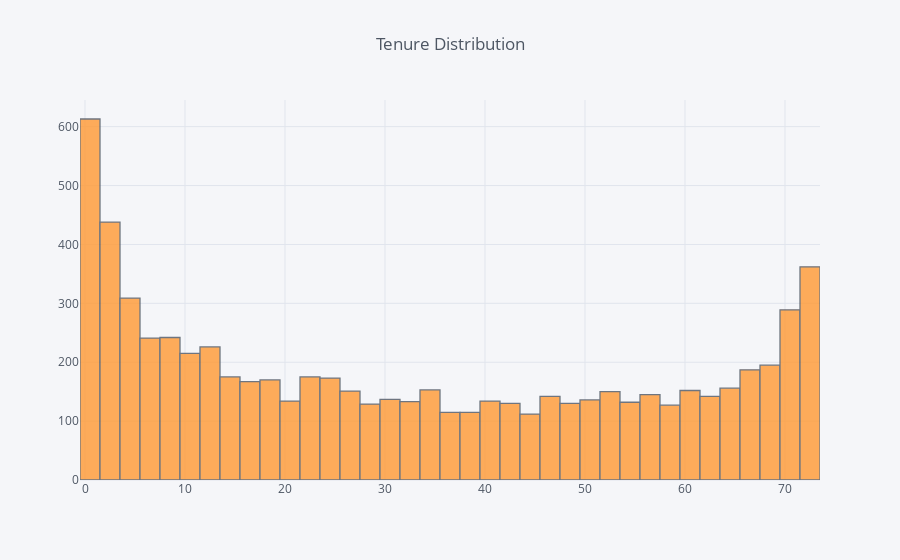

The notebook cell this image was saved under:
### Markdown cell above
# The Interact Decorator

IPyWidgets library has a variety of functionality for creating interactive widgets, but the interact decorator is both the easiest way to get started and the most useful, so we will be focusing it for this lesson.

The interact decorator accepts a few different types of inputs, and the format of those inputs determines the type of widget that is displayed.

    Slider: a numeric value, (min, max), or (min, max, step)
    Drop-Down Box: a list or dictionary
    Check Box: True or False values
    Text Box: a string enclosed in quotes

We will see examples of each of these in the sections below, both individually and then all together.


# Interactive Sliders

One of the most useful types of widgets you can use for numeric variables is the slider. Sliders allow you to modify numeric inputs that are fed to your visualizations.

We can see a basic example of this with the histogram below. One of the challenges of working with histograms is determining an appropriate number of bins. Widgets can help us with this by allowing us to quickly and easily view different numbers of bins without having to manually input them into our code and regenerate the visualization.

We can use the interact decorator to create a slider widget where we specify a range of bins (from as few as 8 to as many as there are unique tenures). Then, we can simply define a hist function (it really doesn't matter what you name it) that accepts the dynamic number of bins and plugs them in to a plotly histogram so that the number of bins in the visualization updates as you modify the values with the slider.

### Code cell
@interact(bins = (8, len(df['tenure'].unique())))
def hist(bins):
    df['tenure'].iplot(kind='hist', bins=bins, title='Tenure Distribution')

### Figure 1 — Plotly figure (JSON) as saved in the notebook; plotly's stock layout.template omitted (floating-point values rounded to 4 significant figures; data arrays with more than 128 entries replaced by an {"elided": "..."} marker saying what was removed)
{"data": [{"histfunc": "count", "histnorm": "", "marker": {"color": "rgba(255, 153, 51, 1.0)", "line": {"color": "#4D5663", "width": 1.3}}, "name": "tenure", "nbinsx": 40, "opacity": 0.8, "orientation": "v", "type": "histogram", "uid": "cf17b333-1776-4558-abd3-c4f90ae345aa", "x": {"elided": "7032 int values"}}], "layout": {"barmode": "overlay", "legend": {"bgcolor": "#F5F6F9", "font": {"color": "#4D5663"}}, "paper_bgcolor": "#F5F6F9", "plot_bgcolor": "#F5F6F9", "title": {"font": {"color": "#4D5663"}, "text": "Tenure Distribution"}, "xaxis": {"gridcolor": "#E1E5ED", "showgrid": true, "tickfont": {"color": "#4D5663"}, "title": {"font": {"color": "#4D5663"}, "text": ""}, "zerolinecolor": "#E1E5ED"}, "yaxis": {"gridcolor": "#E1E5ED", "showgrid": true, "tickfont": {"color": "#4D5663"}, "title": {"font": {"color": "#4D5663"}, "text": ""}, "zerolinecolor": "#E1E5ED"}}}
